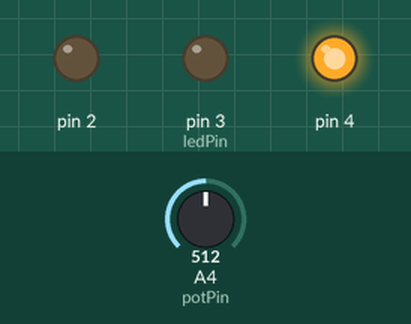
This sketch was run on a simulated Arduino Uno, built with avr-gcc and run on an emulated ATmega328P. On the bench: output pins drawn as LEDs (lit = HIGH). The inputs (shaded band) are chosen by the test bench; at power-on: A4 (potPin) = 512. What the sketch prints to the serial monitor is not drawn.

Above: at 1.2 s.
1.3 s: A4 (potPin) set to 370
2.8 s: A4 (potPin) set to 344
At 3.6 s:
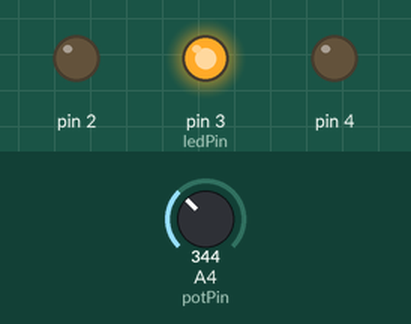
4.3 s: A4 (potPin) set to 710
At 4.8 s:
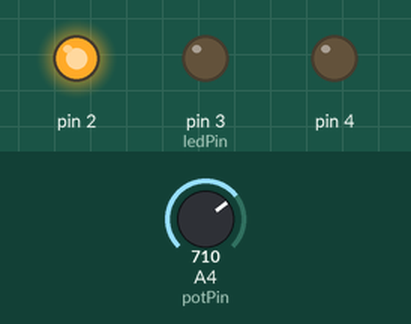
5.8 s: A4 (potPin) set to 683
At 7.0 s:
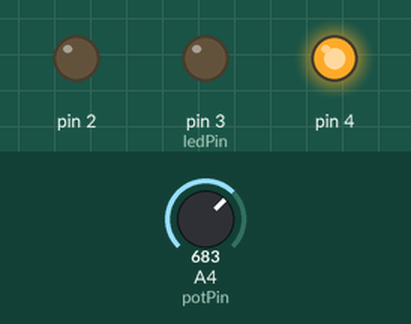
7.3 s: A4 (potPin) set to 716
At 8.2 s:
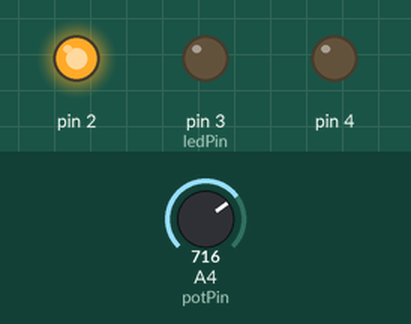
Timing chart, 0 to 9.8 s (numbered marks = the images above; inputs shaded):
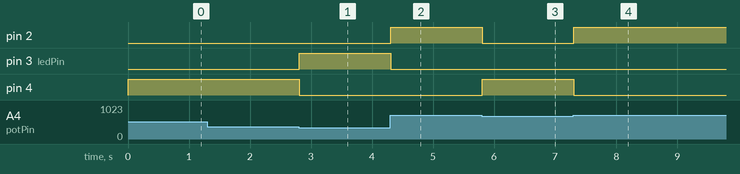

The sketch:

sketch_nov10b.ino
```cpp
int potPin = A4;
int ledPin = 3;

void setup() {
  pinMode(2, OUTPUT);
  pinMode(3, OUTPUT);
  pinMode(4, OUTPUT);
  pinMode(potPin, INPUT);
  Serial.begin(2000000);
}

void loop() {
 int rotation;
 int brightness;
 rotation = analogRead(potPin);
 //brightness = rotation / 4;
 //analogWrite(ledPin, brightness);
 Serial.println(brightness);
 delay(2);

 if((rotation > 0) & (rotation < 355)){
  trtrt(LOW, HIGH, LOW);
 }
 if((rotation > 355) & (rotation < 700)){
  trtrt(LOW, LOW, HIGH);
 }
 if((rotation >  700) & (rotation < 1023)){
  trtrt(HIGH, LOW, LOW);
 }
}

void trtrt(int a, int b, int c){
  digitalWrite(2, a);
  digitalWrite(3, b);
  digitalWrite(4, c);
}
```

Measured:
- the behaviour switches between 355 and 354 on A4 (potPin) (found by bisection; images 0 and 1)
- the behaviour switches between 700 and 699 on A4 (potPin) (found by bisection; images 2 and 3)
- after the input at 2.8 s, pin 3 (ledPin): LOW → HIGH at once; pin 4: HIGH → LOW at once
- after the input at 4.3 s, pin 2: LOW → HIGH at once; pin 3 (ledPin): HIGH → LOW at once
- after the input at 5.8 s, pin 2: HIGH → LOW at once; pin 4: LOW → HIGH at once
- after the input at 7.3 s, pin 2: LOW → HIGH at once; pin 4: HIGH → LOW at once
